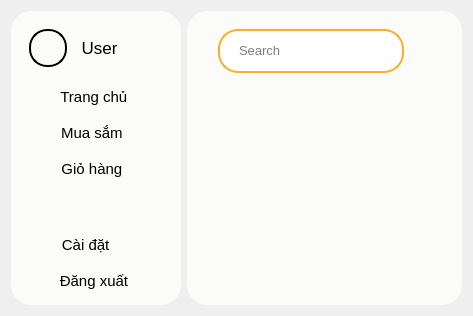
      <widget class="QWidget" name="shopping_screen">
       <layout class="QHBoxLayout" name="horizontalLayout">
        <item>
         <widget class="QWidget" name="widget_3" native="true">
          <property name="styleSheet">
           <string notr="true">QWidget{
	max-width: 170px;
	background-color: #FBFBFA;
	border-right: 2px solid #FBFBFA;
	padding: 0px;
	margin: 0px;
	border-radius: 20px;
}</string>
          </property>
          <layout class="QVBoxLayout" name="verticalLayout_3">
           <item>
            <widget class="QWidget" name="widget_5" native="true">
             <property name="styleSheet">
              <string notr="true"/>
             </property>
             <layout class="QHBoxLayout" name="horizontalLayout_4">
              <item>
               <widget class="QLabel" name="label_13">
                <property name="font">
                 <font>
                  <pointsize>10</pointsize>
                  <weight>75</weight>
                  <bold>true</bold>
                 </font>
                </property>
                <property name="styleSheet">
                 <string notr="true">min-height: 34px;
max-height: 34px;
min-width: 34px;
max-width: 34px;
border: 2px solid black;
border-radius: 18px;</string>
                </property>
                <property name="text">
                 <string/>
                </property>
                <property name="pixmap">
                 <pixmap>../../../Python-App-A-/SPCK/Windows/Image/icon.png</pixmap>
                </property>
                <property name="scaledContents">
                 <bool>true</bool>
                </property>
                <property name="alignment">
                 <set>Qt::AlignCenter</set>
                </property>
               </widget>
              </item>
              <item>
               <widget class="QLabel" name="label_2">
                <property name="font">
                 <font>
                  <family>Segoe UI</family>
                  <pointsize>13</pointsize>
                  <weight>50</weight>
                  <bold>false</bold>
                 </font>
                </property>
                <property name="text">
                 <string> User</string>
                </property>
               </widget>
              </item>
             </layout>
            </widget>
           </item>
           <item>
            <widget class="QPushButton" name="pushButton_6">
             <property name="font">
              <font>
               <family>Segoe UI</family>
               <pointsize>11</pointsize>
              </font>
             </property>
             <property name="styleSheet">
              <string notr="true">QPushButton{
	max-height: 22px;
	padding: 6px;
	border-radius: 10px;
	background-color: #FBFBFA;
	border-right: 2px #FBFBFA solid;
	min-width: 140px;
	max-width: 140px;
}

QPushButton::hover{
	max-height: 22px;
	padding: 6px;
	border-radius: 10px;
	background-color: #d2d2d2;
	border-right: 2px #d2d2d2 solid;
	min-width: 140px;
	max-width: 140px;
}</string>
             </property>
             <property name="text">
              <string> Trang chủ  </string>
             </property>
             <property name="icon">
              <iconset>
               <normaloff>../Image/home_d.png</normaloff>../Image/home_d.png</iconset>
             </property>
             <property name="iconSize">
              <size>
               <width>24</width>
               <height>24</height>
              </size>
             </property>
            </widget>
           </item>
           <item>
            <widget class="QPushButton" name="pushButton_9">
             <property name="font">
              <font>
               <family>Segoe UI</family>
               <pointsize>11</pointsize>
              </font>
             </property>
             <property name="styleSheet">
              <string notr="true">QPushButton{
	max-height: 22px;
	padding: 6px;
	border-radius: 10px;
	background-color: #FBFBFA;
	border-right: 2px #FBFBFA solid;
	min-width: 140px;
	max-width: 140px;
}

QPushButton::hover{
	max-height: 22px;
	padding: 6px;
	border-radius: 10px;
	background-color: #d2d2d2;
	border-right: 2px #d2d2d2 solid;
	min-width: 140px;
	max-width: 140px;
}</string>
             </property>
             <property name="text">
              <string> Mua sắm   </string>
             </property>
             <property name="icon">
              <iconset>
               <normaloff>../Image/shopping_a.png</normaloff>../Image/shopping_a.png</iconset>
             </property>
             <property name="iconSize">
              <size>
               <width>24</width>
               <height>24</height>
              </size>
             </property>
            </widget>
           </item>
           <item>
            <widget class="QPushButton" name="pushButton_10">
             <property name="font">
              <font>
               <family>Segoe UI</family>
               <pointsize>11</pointsize>
              </font>
             </property>
             <property name="styleSheet">
              <string notr="true">QPushButton{
	max-height: 22px;
	padding: 6px;
	border-radius: 10px;
	background-color: #FBFBFA;
	border-right: 2px #FBFBFA solid;
	min-width: 140px;
	max-width: 140px;
}

QPushButton::hover{
	max-height: 22px;
	padding: 6px;
	border-radius: 10px;
	background-color: #d2d2d2;
	border-right: 2px #d2d2d2 solid;
	min-width: 140px;
	max-width: 140px;
}</string>
             </property>
             <property name="text">
              <string> Giỏ hàng   </string>
             </property>
             <property name="icon">
              <iconset>
               <normaloff>../Image/cart_d.png</normaloff>../Image/cart_d.png</iconset>
             </property>
             <property name="iconSize">
              <size>
               <width>24</width>
               <height>24</height>
              </size>
             </property>
            </widget>
           </item>
           <item>
            <spacer name="verticalSpacer_2">
             <property name="orientation">
              <enum>Qt::Vertical</enum>
             </property>
             <property name="sizeHint" stdset="0">
              <size>
               <width>20</width>
               <height>40</height>
              </size>
             </property>
            </spacer>
           </item>
           <item>
            <widget class="QPushButton" name="pushButton_11">
             <property name="font">
              <font>
               <family>Segoe UI</family>
               <pointsize>11</pointsize>
              </font>
             </property>
             <property name="styleSheet">
              <string notr="true">QPushButton{
	max-height: 22px;
	padding: 6px;
	border-radius: 10px;
	background-color: #FBFBFA;
	border-right: 2px #FBFBFA solid;
	min-width: 140px;
	max-width: 140px;
}

QPushButton::hover{
	max-height: 22px;
	padding: 6px;
	border-radius: 10px;
	background-color: #d2d2d2;
	border-right: 2px #d2d2d2 solid;
	min-width: 140px;
	max-width: 140px;
}</string>
             </property>
             <property name="text">
              <string> Cài đặt      </string>
             </property>
             <property name="icon">
              <iconset>
               <normaloff>../Image/setting_d.png</normaloff>../Image/setting_d.png</iconset>
             </property>
             <property name="iconSize">
              <size>
               <width>24</width>
               <height>24</height>
              </size>
             </property>
            </widget>
           </item>
           <item>
            <widget class="QPushButton" name="pushButton_12">
             <property name="font">
              <font>
               <family>Segoe UI</family>
               <pointsize>11</pointsize>
              </font>
             </property>
             <property name="styleSheet">
              <string notr="true">QPushButton{
	max-height: 22px;
	padding: 6px;
	border-radius: 10px;
	background-color: #FBFBFA;
	border-right: 2px #FBFBFA solid;
	min-width: 140px;
	max-width: 140px;
}

QPushButton::hover{
	max-height: 22px;
	padding: 6px;
	border-radius: 10px;
	background-color: #d2d2d2;
	border-right: 2px #d2d2d2 solid;
	min-width: 140px;
	max-width: 140px;
}</string>
             </property>
             <property name="text">
              <string> Đăng xuất  </string>
             </property>
             <property name="icon">
              <iconset>
               <normaloff>../Image/log_out.png</normaloff>../Image/log_out.png</iconset>
             </property>
             <property name="iconSize">
              <size>
               <width>24</width>
               <height>24</height>
              </size>
             </property>
            </widget>
           </item>
          </layout>
         </widget>
        </item>
        <item>
         <widget class="QWidget" name="widget_6" native="true">
          <property name="styleSheet">
           <string notr="true">QWidget{
	background-color: #FBFBFA;
	border-radius: 20px;
}</string>
          </property>
          <layout class="QVBoxLayout" name="verticalLayout_8">
           <item>
            <widget class="QWidget" name="widget_16" native="true">
             <property name="styleSheet">
              <string notr="true">max-height: 55px;
min-height: 55px;</string>
             </property>
             <layout class="QHBoxLayout" name="horizontalLayout_11">
              <item>
               <widget class="QLabel" name="label_6">
                <property name="styleSheet">
                 <string notr="true">max-width: 130px;</string>
                </property>
                <property name="text">
                 <string/>
                </property>
                <property name="pixmap">
                 <pixmap>../Image/logo.png</pixmap>
                </property>
                <property name="scaledContents">
                 <bool>true</bool>
                </property>
               </widget>
              </item>
              <item>
               <widget class="QWidget" name="widget_17" native="true">
                <property name="styleSheet">
                 <string notr="true">QWidget{
	background-color: white;
	border: 2px solid #faae2b;
	max-height: 40px;
	min-height: 40px;
	border-radius: 20px;
	margin: 0px;
}

QWidget:hover{
	background-color: white;
	border: 3px solid #faae2b;
	max-height: 40px;
	min-height: 40px;
	border-radius: 20px;
	margin: 0px;
}

QWidget:pressed{
	background-color: rgb(235, 235, 235);
	border: 3px solid #faae2b;
	max-height: 40px;
	min-height: 40px;
	border-radius: 20px;
	margin: 0px;
}</string>
                </property>
                <layout class="QHBoxLayout" name="horizontalLayout_12">
                 <item>
                  <widget class="QLineEdit" name="lineEdit_2">
                   <property name="font">
                    <font>
                     <pointsize>10</pointsize>
                    </font>
                   </property>
                   <property name="styleSheet">
                    <string notr="true">max-height: 25px;
min-height: 25px;
border: 0px;
padding-left: 10px;
background-color: transparent;</string>
                   </property>
                   <property name="placeholderText">
                    <string>Search</string>
                   </property>
                  </widget>
                 </item>
                 <item>
                  <widget class="QPushButton" name="pushButton_24">
                   <property name="styleSheet">
                    <string notr="true">QPushButton{
	background-color: white;
	border: 2px solid transparent;
	max-height: 25px;
	min-height: 25px;
	max-width: 25px;
	min-width: 25px;
	border-radius: 14px;
	margin: 0px;
	padding: 0px;
}

QPushButton:hover{
	background-color: rgb(235, 235, 235);
	border: 3px solid transparent;
	max-height: 25px;
	min-height: 25px;
	max-width: 25px;
	min-width: 25px;
	border-radius: 14px;
	margin: 0px; 
	padding: 0px;
}

QPushButton:pressed{
	background-color: rgb(235, 235, 235);
	border: 4px solid transparent;
	max-height: 25px;
	min-height: 25px;
	max-width: 25px;
	min-width: 25px;
	border-radius: 14px;
	margin: 0px; 
	padding: 0px;
}</string>
                   </property>
                   <property name="text">
                    <string/>
                   </property>
                   <property name="icon">
                    <iconset>
                     <normaloff>../../../Python-App-A-/SPCK/Windows/Image/search_d.png</normaloff>../../../Python-App-A-/SPCK/Windows/Image/search_d.png</iconset>
                   </property>
                   <property name="iconSize">
                    <size>
                     <width>18</width>
                     <height>18</height>
                    </size>
                   </property>
                  </widget>
                 </item>
                </layout>
               </widget>
              </item>
              <item>
               <widget class="QPushButton" name="pushButton_25">
                <property name="styleSheet">
                 <string notr="true">QPushButton{
	background-color: transparent;
	border: 2px solid transparent;
	max-height: 30px;
	min-height: 30px;
	max-width: 30px;
	min-width: 30px;
	border-radius: 15px;
	margin: 0px;
	padding: 0px;
}

QPushButton:hover{
	background-color: rgb(235, 235, 235);
	border: 3px solid transparent;
	max-height: 30px;
	min-height: 30px;
	max-width: 30px;
	min-width: 30px;
	border-radius: 15px;
	margin: 0px; 
	padding: 0px;
}

QPushButton:pressed{
	background-color: rgb(235, 235, 235);
	border: 4px solid transparent;
	max-height: 30px;
	min-height: 30px;
	max-width: 30px;
	min-width: 30px;
	border-radius: 15px;
	margin: 0px; 
	padding: 0px;
}</string>
                </property>
                <property name="text">
                 <string/>
                </property>
                <property name="icon">
                 <iconset>
                  <normaloff>../Image/cart_d.png</normaloff>../Image/cart_d.png</iconset>
                </property>
                <property name="iconSize">
                 <size>
                  <width>18</width>
                  <height>18</height>
                 </size>
                </property>
               </widget>
              </item>
             </layout>
            </widget>
           </item>
           <item>
            <widget class="QWidget" name="widget_18" native="true"/>
           </item>
          </layout>
         </widget>
        </item>
       </layout>
      </widget>
